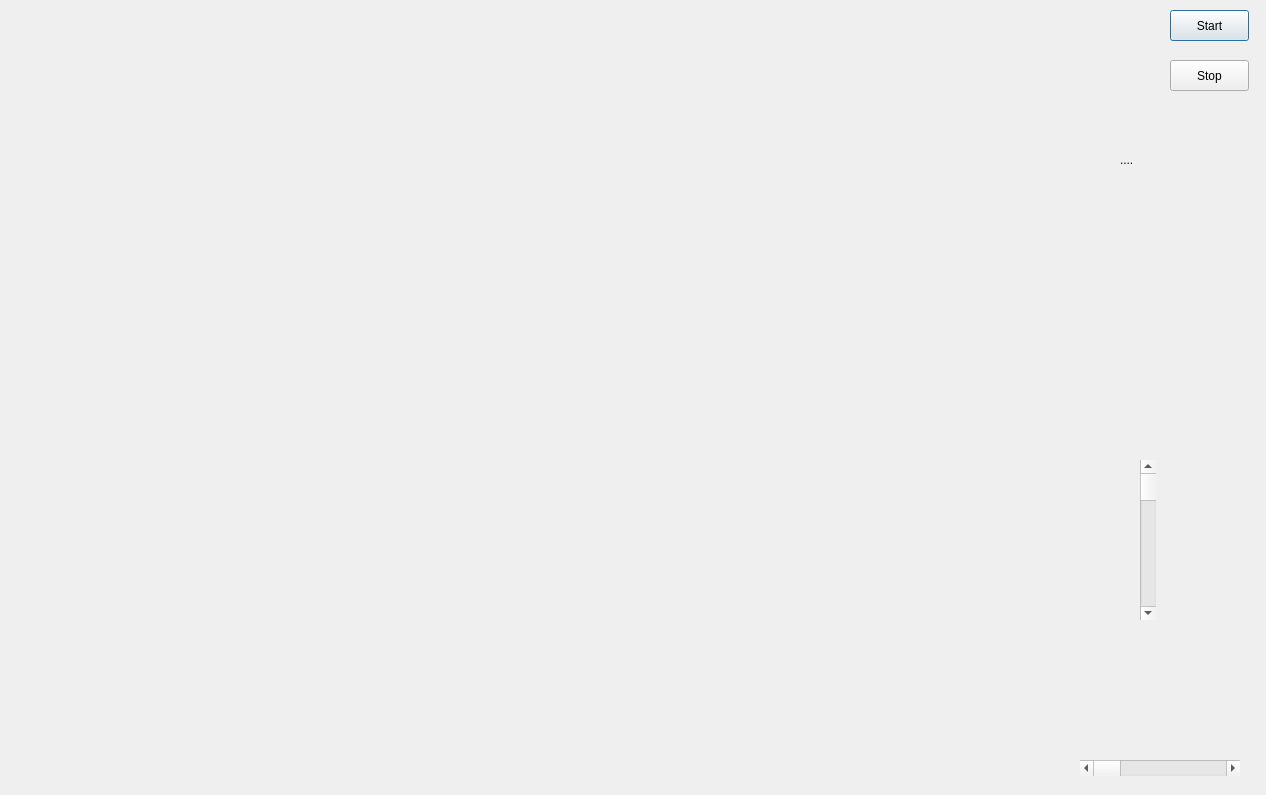
<?xml version="1.0" encoding="UTF-8"?>
<ui version="4.0">
 <class>KSJSCZDemoMainWindow</class>
 <widget class="QDialog" name="KSJSCZDemoMainWindow">
  <property name="geometry">
   <rect>
    <x>0</x>
    <y>0</y>
    <width>1266</width>
    <height>795</height>
   </rect>
  </property>
  <property name="windowTitle">
   <string>Dialog</string>
  </property>
  <widget class="QPushButton" name="StartCapturePushButton">
   <property name="geometry">
    <rect>
     <x>1170</x>
     <y>10</y>
     <width>79</width>
     <height>31</height>
    </rect>
   </property>
   <property name="text">
    <string>Start</string>
   </property>
  </widget>
  <widget class="QPushButton" name="StopCapturePushButton">
   <property name="geometry">
    <rect>
     <x>1170</x>
     <y>60</y>
     <width>79</width>
     <height>31</height>
    </rect>
   </property>
   <property name="text">
    <string>Stop</string>
   </property>
  </widget>
  <widget class="QLabel" name="InfoLabel">
   <property name="geometry">
    <rect>
     <x>1120</x>
     <y>150</y>
     <width>131</width>
     <height>20</height>
    </rect>
   </property>
   <property name="text">
    <string>....</string>
   </property>
  </widget>
  <widget class="QScrollBar" name="HorizontalScrollBar">
   <property name="geometry">
    <rect>
     <x>1080</x>
     <y>760</y>
     <width>160</width>
     <height>16</height>
    </rect>
   </property>
   <property name="orientation">
    <enum>Qt::Horizontal</enum>
   </property>
  </widget>
  <widget class="QScrollBar" name="VerticalScrollBar">
   <property name="geometry">
    <rect>
     <x>1140</x>
     <y>460</y>
     <width>16</width>
     <height>160</height>
    </rect>
   </property>
   <property name="orientation">
    <enum>Qt::Vertical</enum>
   </property>
  </widget>
 </widget>
 <resources/>
 <connections/>
</ui>
